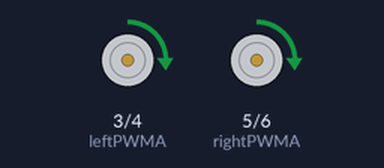
A sketch run on a simulated Arduino Uno, built with avr-gcc and run on an emulated ATmega328P. Parts: motor-driver pin pairs drawn as motors (green arrow = first pin HIGH = forward, orange = second pin HIGH = backward, longer = more drive). What the sketch prints to the serial monitor is not drawn.

Above: at 0.1 s.
Timing chart, 0 to 1.6 s (numbered marks = the images above):
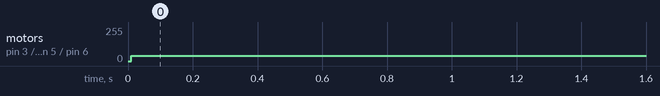

The sketch:

VelocityController.ino
```cpp
//60mm WHEEL DIAMETER
#include <avr/io.h>
#include <avr/interrupt.h>


volatile unsigned long leftTick = 0;
volatile unsigned long rightTick = 0;

//velocity of each wheel in meters per millisecond
const double rightVelocity = 0;
const double leftVelocity = 0;

//current speed values
double currentrightSpeed = 0;
double currentleftSpeed = 0;

//derivative motor control variables
unsigned long prev_encRight = 0;
unsigned long prev_encLeft = 0;
unsigned long diff_encRight = 0;
unsigned long diff_encLeft = 0;
double velocity_encRight = 0;
double velocity_encLeft = 0;
double velocity_errorRight = 0;
double velocity_errorLeft = 0;
double set_velocity = 60;
double Kd_speed = .125;

////////////////////////////////////////////////// *****KProportional ONLY***********//////////////////////
//PWM values translated from velocity
double Kp_speed = .6;
int rightSpeed = 40;
int leftSpeed = 40;


const int RencoderA = 14;
const int LencoderA = 16;
const int rightPWMA = 5;
const int rightPWMB = 6;
const int leftPWMA = 3;
const int leftPWMB = 4;
int timer = 0;

void stopboth_motors(void) {
   analogWrite(leftPWMA,0);
   analogWrite(leftPWMB,0);
   analogWrite(rightPWMA,0);
   analogWrite(rightPWMB,0);
}


void move_forward(int rightSpeed,int leftSpeed){
   analogWrite(leftPWMA,rightSpeed);
   analogWrite(leftPWMB,0);
   analogWrite(rightPWMA,leftSpeed);
   analogWrite(rightPWMB,0);
}


void rightENCODER(void){
  rightTick++;
}


void leftENCODER(void){
  leftTick++;
}


void resetValues(void){
  stopboth_motors();
  rightTick = 0;
  leftTick = 0;
  prev_encRight = 0;
  prev_encLeft = 0;
}


void checkVelocity(void){
/*  if(rightTick > 520 && leftTick > 520){
    rightSpeed -= Kp_speed;
    leftSpeed -= Kp_speed;
  }
  else if(rightTick < 520 && leftTick > 520){
    rightSpeed += Kp_speed;
    leftSpeed -= Kp_speed;
  }
  else if(rightTick < 520 && leftTick < 520){
    rightSpeed += Kp_speed;
    leftSpeed +=Kp_speed;
  }
  else if(rightTick > 520 && leftTick < 520){
    rightSpeed -= Kp_speed;
    leftSpeed += Kp_speed;
  }
  else if(rightTick == 520 && leftTick > 520){
    leftSpeed -= Kp_speed;
  }
  else if(rightTick == 520 && leftTick < 520){
    leftSpeed += Kp_speed;
  }
  else if(rightTick > 520 && leftTick == 520){
    rightSpeed -= Kp_speed;
  }
  else if(rightTick < 520 && leftTick == 520){
    rightSpeed += Kp_speed;
  }
  else{
  }
*/
  diff_encRight = rightTick - prev_encRight;
  diff_encLeft = leftTick - prev_encLeft;

  Serial.print(prev_encLeft);
  Serial.print("\r\n");

  prev_encRight = rightTick;
  prev_encLeft = leftTick;

  //Serial.print(diff_encRight);
  //Serial.print("           TEST             ");
  //Serial.print(diff_encLeft);
  //Serial.print("\r\n");


  velocity_encRight = (diff_encRight/.001);
  velocity_encLeft = (diff_encLeft/.001);

  velocity_errorRight = set_velocity - velocity_encRight;
  velocity_errorLeft = set_velocity - velocity_encLeft;

  //rightSpeed = (Kd_speed*velocity_errorRight);
  //leftSpeed = (Kd_speed*velocity_errorLeft);


}


void setup(){
  Serial.begin(115200);
  pinMode(rightPWMA,OUTPUT);
  pinMode(rightPWMB,OUTPUT);
  pinMode(leftPWMA,OUTPUT);
  pinMode(leftPWMB,OUTPUT);
  pinMode(RencoderA,INPUT);
  pinMode(LencoderA,INPUT);
  attachInterrupt(14,rightENCODER,RISING);
  attachInterrupt(16,leftENCODER,RISING);

}


unsigned long count = 0;

void loop(){
  move_forward(rightSpeed,leftSpeed);
  timer = micros();


//  if((timer%1000) == 0)
//  {
//    checkVelocity();
//    resetValues();
//  }
    checkVelocity();
    if(count%1000 == 0){
    resetValues();
    }

    while((micros()-timer)<10000) {count++; delayMicroseconds(1);}


}
```

Measured:
- by itself, motor on pin 3 (leftPWMA) / pin 4 (leftPWMB), motor on pin 5 (rightPWMA) / pin 6 (rightPWMB): stopped → forward 40/255 at 0.01 s
